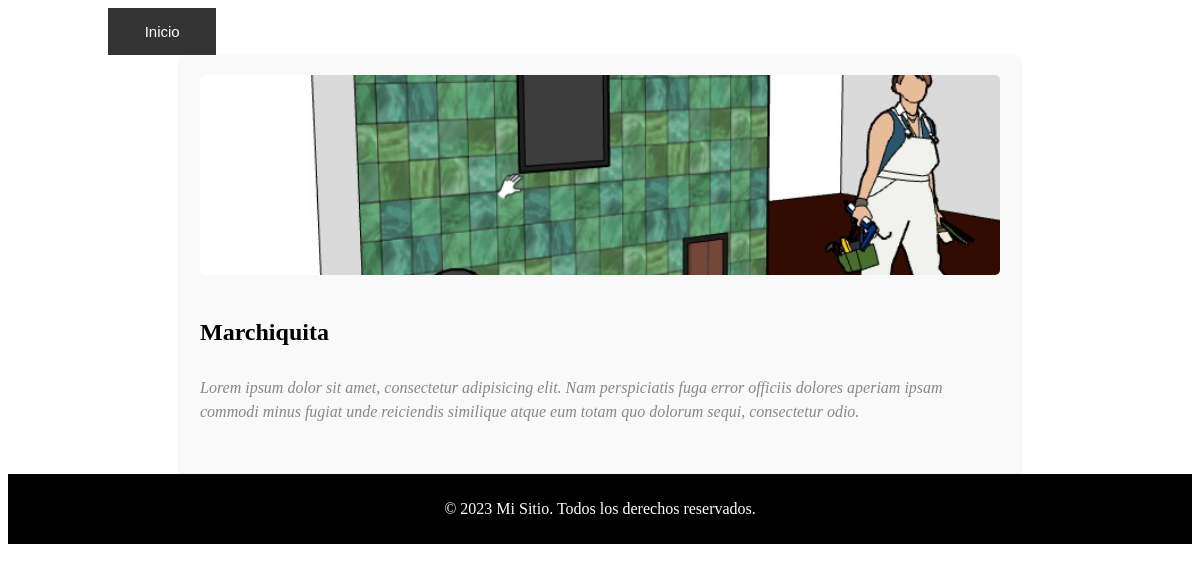
The app's page /estufas/1 with its own data.
### Estufas/models.py (models this page shows, shortened)
class Estufa(models.Model):
    titulo=models.CharField(max_length=50)
    descripccion=models.CharField(max_length=50)
    imagen=models.ImageField(upload_to='estufas')
    created=models.DateTimeField(auto_now_add=True)
    updated=models.DateTimeField(auto_now_add=True)
    class Meta:
        verbose_name='estufa'
        verbose_name_plural='estufas'

### Estufas/views.py (the view)
# urls.py: path('<int:id>', views.estufa_detalle, name='estufa_detalle'),
def estufa_detalle(request, id):
    estufa = get_object_or_404(Estufa, id=id)
    return render(request, 'estufas/estufa_detalle.html', {'estufa': estufa})

### Estufas/templates/estufas/estufa_detalle.html (shortened to what this page needs)
{% extends 'base.html' %}
{% block content %}
{% load static %}
<link rel="stylesheet" type="text/css" href="{% static 'css/detalle_estufa.css' %}">
<section class="estufa-section">
  <div class="estufa-content">
    <img src="{{ estufa.imagen.url }}" alt="{{ estufa.titulo }}" class="estufa-image">
    <div class="estufa-details">
      <h2 class="estufa-title">{{ estufa.titulo }}</h2>
    </div>
  </div>
  <p>Lorem ipsum dolor sit amet, consectetur adipisicing elit. Nam perspiciatis fuga error officiis dolores aperiam ipsam commodi minus fugiat unde reiciendis similique atque eum totam quo dolorum sequi, consectetur odio.</p>
</section>
{% endblock %}

### static/css/estufa.css (style rules this page uses)
.estufa-image { width: 300px; height: 200px; object-fit: cover; }
.estufa-title { font-size: 18px; margin-bottom: 5px; }

### static/css/detalle_estufa.css (style rules this page uses)
.estufa-section { max-width: 800px; margin: 0 auto; padding: 20px; background-color: #f9f9f9; box-shadow: 0 2px 5px rgba(0, 0, 0, 0.1); border-radius: 5px; }
.estufa-image { width: 100%; max-height: 300px; object-fit: cover; border-radius: 5px; margin-bottom: 20px; }
.estufa-title { font-size: 24px; margin-bottom: 10px; }
.estufa-section p { line-height: 1.5; }
.estufa-section p:first-of-type { font-style: italic; color: #888; margin-bottom: 30px; }

### records on screen
Estufa: imagen (picture), titulo "Marchiquita"
